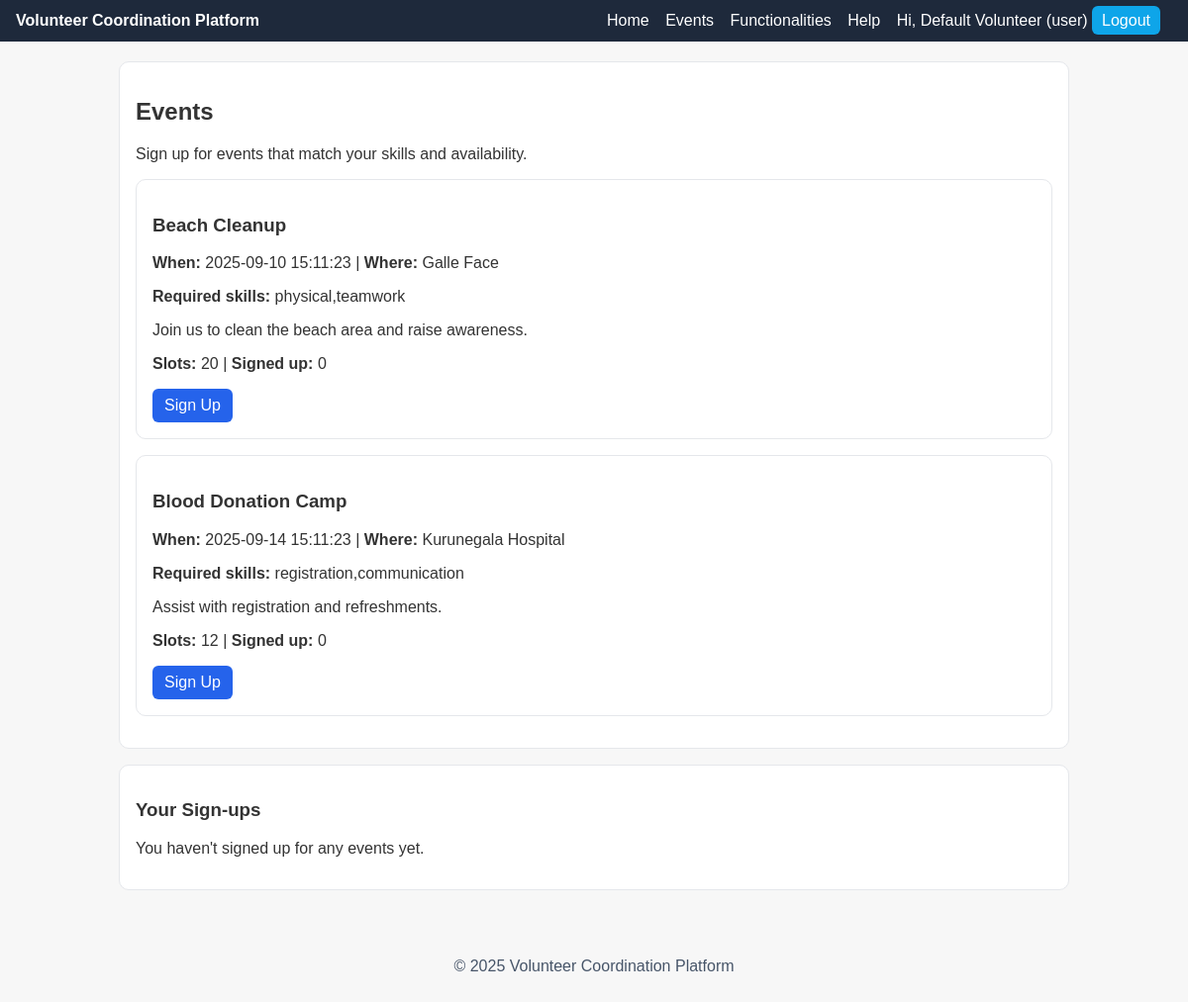
/events.php (signed in), run on the app's committed database.
### tables this page shows
CREATE TABLE events (
  id INT AUTO_INCREMENT PRIMARY KEY,
  title VARCHAR(150) NOT NULL,
  description VARCHAR(500) DEFAULT NULL,
  event_time DATETIME NOT NULL,
  location VARCHAR(150) NOT NULL,
  required_skills VARCHAR(255) DEFAULT NULL,
  slots INT NOT NULL DEFAULT 10,
  created_by INT NOT NULL,
  created_at TIMESTAMP DEFAULT CURRENT_TIMESTAMP,
  FOREIGN KEY (created_by) REFERENCES users(id) ON DELETE CASCADE
);

### auth.php (called while the page is built, shortened)
<?php
function current_user() {
    return $_SESSION['user'] ?? null;
}
?>

### events.php (the view, shortened to what this page needs)
<?php
require_once 'db.php';
require_once 'auth.php';
include 'header.php';
$uid = current_user()['id'];
?>
<div class="card">
  <h2>Events</h2>
  <p>Sign up for events that match your skills and availability.</p>
  <?php
    $events = $conn->query("
      SELECT e.*,
             EXISTS(SELECT 1 FROM assignments a WHERE a.event_id=e.id AND a.user_id={$uid}) AS joined,
             (SELECT COUNT(*) FROM assignments a WHERE a.event_id=e.id) AS signed_up
      FROM events e
      ORDER BY e.event_time ASC
    ");
    if ($events && $events->num_rows > 0):
      while ($e = $events->fetch_assoc()):
  ?>
  <div id="event-<?php echo $e['id']; ?>" class="card">
    <h3><?php echo htmlspecialchars($e['title']); ?></h3>
    <p><strong>When:</strong> <?php echo htmlspecialchars($e['event_time']); ?> |
       <strong>Where:</strong> <?php echo htmlspecialchars($e['location']); ?></p>
    <p><strong>Required skills:</strong> <?php echo htmlspecialchars($e['required_skills']); ?></p>
    <p><?php echo htmlspecialchars($e['description']); ?></p>
    <p><strong>Slots:</strong> <?php echo (int)$e['slots']; ?> |
       <strong>Signed up:</strong> <?php echo (int)$e['signed_up']; ?></p>
    <?php if ($e['joined']): ?>
      <a class="btn secondary" href="signup_event.php?action=cancel&event_id=<?php echo $e['id']; ?>">Cancel Sign-up</a>
    <?php elseif ((int)$e['signed_up'] < (int)$e['slots']): ?>
      <a class="btn" href="signup_event.php?action=join&event_id=<?php echo $e['id']; ?>">Sign Up</a>
    <?php else: ?>
      <em>Event is full</em>
    <?php endif; ?>
  </div>
  <?php
      endwhile;
    else:
      echo "<p>No events available.</p>";
    endif;
  ?>
</div>
<div class="card">
  <h3>Your Sign-ups</h3>
  <?php
    $mine = $conn->query("
      SELECT e.id, e.title, e.event_time, e.location
      FROM assignments a
      JOIN events e ON e.id = a.event_id
      WHERE a.user_id = {$uid}
      ORDER BY e.event_time ASC
    ");
    if ($mine && $mine->num_rows > 0):
  ?>
    <table class="table">
      <tr><th>Title</th><th>When</th><th>Where</th><th>Action</th></tr>
      <?php while ($m = $mine->fetch_assoc()): ?>
        <tr>
          <td><?php echo htmlspecialchars($m['title']); ?></td>
          <td><?php echo htmlspecialchars($m['event_time']); ?></td>
          <td><?php echo htmlspecialchars($m['location']); ?></td>
          <td><a class="btn secondary" href="signup_event.php?action=cancel&event_id=<?php echo $m['id']; ?>">Cancel</a></td>
        </tr>
      <?php endwhile; ?>
    </table>
  <?php else: ?>
    <p>You haven't signed up for any events yet.</p>
  <?php endif; ?>
</div>
<?php include 'footer.php'; ?>

### styles.css (style rules this page uses)
* { box-sizing: border-box; font-family: Arial, sans-serif; }
body { margin: 0; background: #f7f7f7; color: #333; }
.card { background: #fff; border: 1px solid #e5e7eb; border-radius: 10px; padding: 16px; margin-bottom: 16px; }
.btn { display: inline-block; padding: 8px 12px; border-radius: 6px; background: #2563eb; color: #fff; text-decoration: none; }

### data on the page
events: title "Beach Cleanup", event_time "2025-09-10 15:11:23", location "Galle Face", required_skills "physical,teamwork", description "Join us to clean the beach area and raise awareness.", slots "20", signed_up "0"
events: title "Blood Donation Camp", event_time "2025-09-14 15:11:23", location "Kurunegala Hospital", required_skills "registration,communication", description "Assist with registration and refreshments.", slots "12", signed_up "0"

### other printed values
current_user()['name'] "Default Volunteer"
current_user()['role'] "user"
